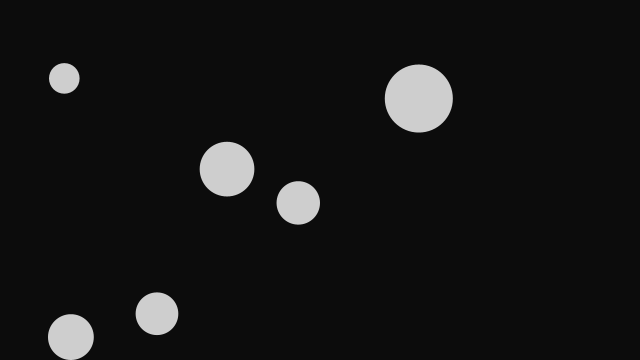
Frame 1 (no input)
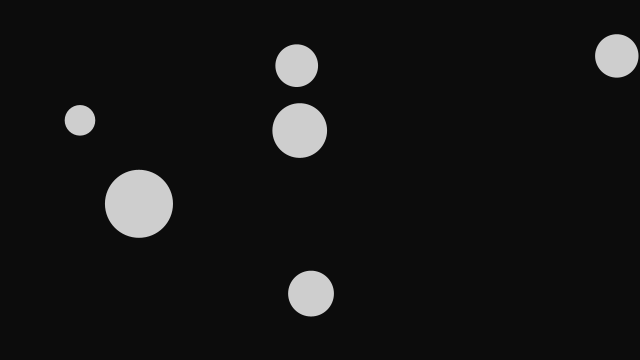
Frame 60 (the mouse pressed at the canvas centre just before this capture)
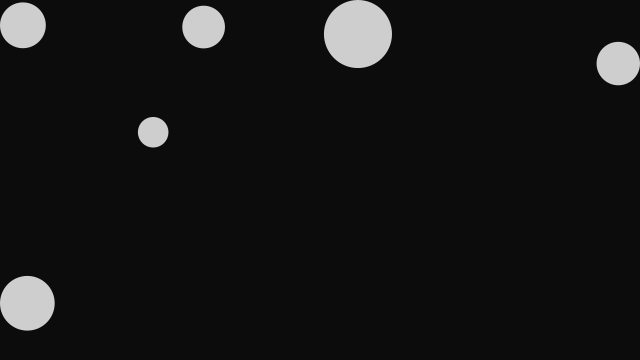
Frame 120 (the mouse held since frame 60 and released just before this capture)

The Processing sketch that drew these frames (run headless with seeded random() and noise(); from frame 60 on, the mouse is pressed at the canvas centre):

// Processing sketch: processing_146696
// ── processing_146696.pde

int numBalls = 6;
float spring = 10;
float gravity = 0.01;
float friction = -0.9;
Ball[] balls = new Ball[numBalls];

void setup() {
  size(640, 360);
  for (int i = 0; i < numBalls; i++) {
    balls[i] = new Ball(random(width), random(height), random(30, 70), i, balls);
  }
  noStroke();
  fill(255, 204);
}

void draw() {
  background(12);
  for (int i = 0; i < numBalls; i++) {
    balls[i].collide();
    balls[i].move();
    balls[i].display();  
  }
}

class Ball {
  
  float x, y;
  float diameter;
  float vx = 5;
  float vy = 5;
  int id;
  Ball[] others;
 
  Ball(float xin, float yin, float din, int idin, Ball[] oin) {
    x = xin;
    y = yin;
    diameter = din;
    id = idin;
    others = oin;
  } 
  
  void collide() {
    for (int i = id + 1; i < numBalls; i++) {
      float dx = others[i].x - x;
      float dy = others[i].y - y;
      float distance = sqrt(dx*dx + dy*dy);
      float minDist = others[i].diameter/2 + diameter/2;
      if (distance < minDist) { 
        float angle = atan2(dy, dx);
        float targetX = x + cos(angle) * minDist;
        float targetY = y + sin(angle) * minDist;
        float ax = (targetX - others[i].x) * spring;
        float ay = (targetY - others[i].y) * spring;
        vx -= ax;
        vy -= ay;
        others[i].vx += ax;
        others[i].vy += ay;
      }
    }   
  }
  
  void move() {
    vy += gravity;
    x += vx;
    y += vy;
    if (x + diameter/2 > width) {
      x = width - diameter/2;
      vx *= friction; 
    }
    else if (x - diameter/2 < 0) {
      x = diameter/2;
      vx *= friction;
    }
    if (y + diameter/2 > height) {
      y = height - diameter/2;
      vy *= friction; 
    } 
    else if (y - diameter/2 < 0) {
      y = diameter/2;
      vy *= friction;
    }
  }
  
  void display() {
    ellipse(x, y, diameter, diameter);
  }
}
